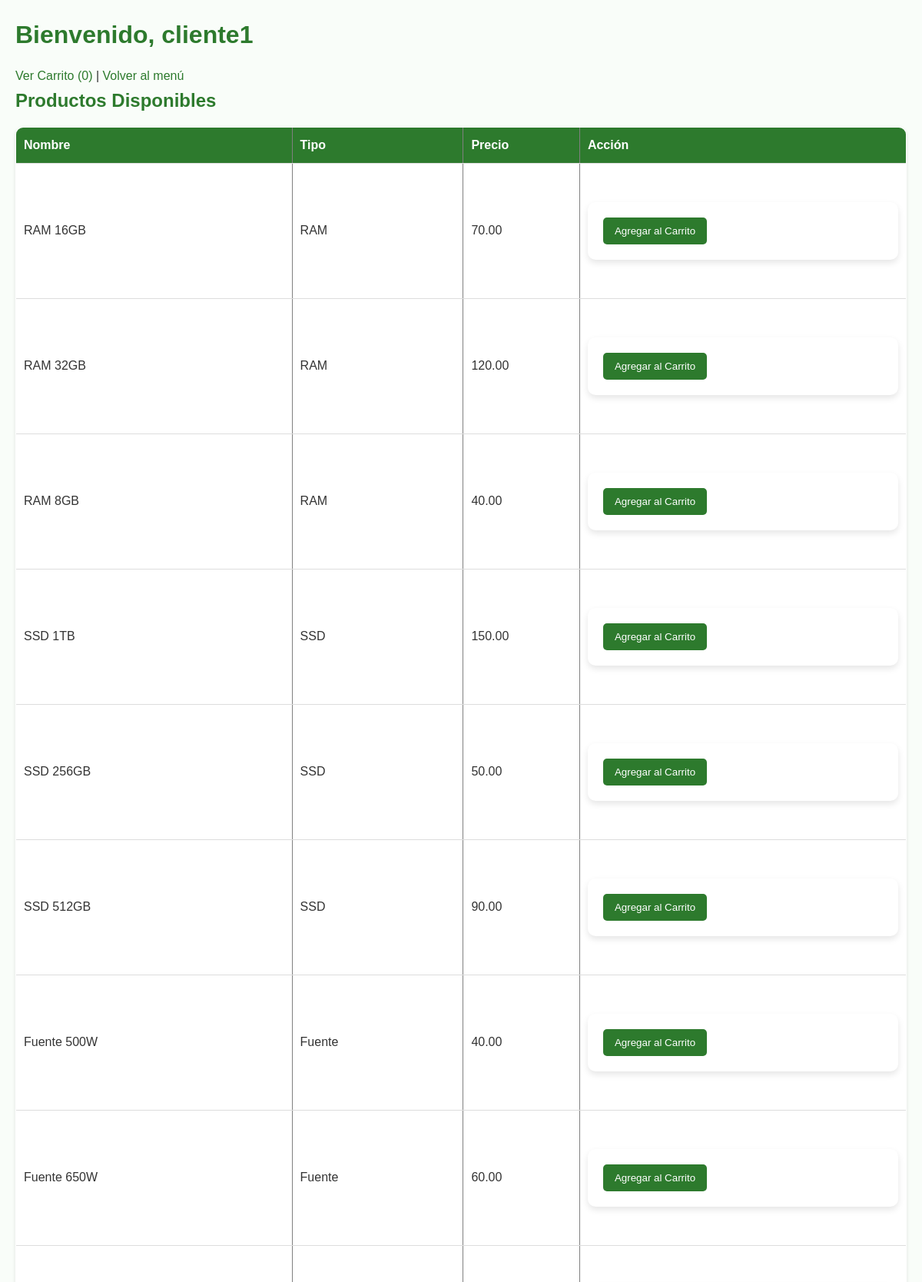
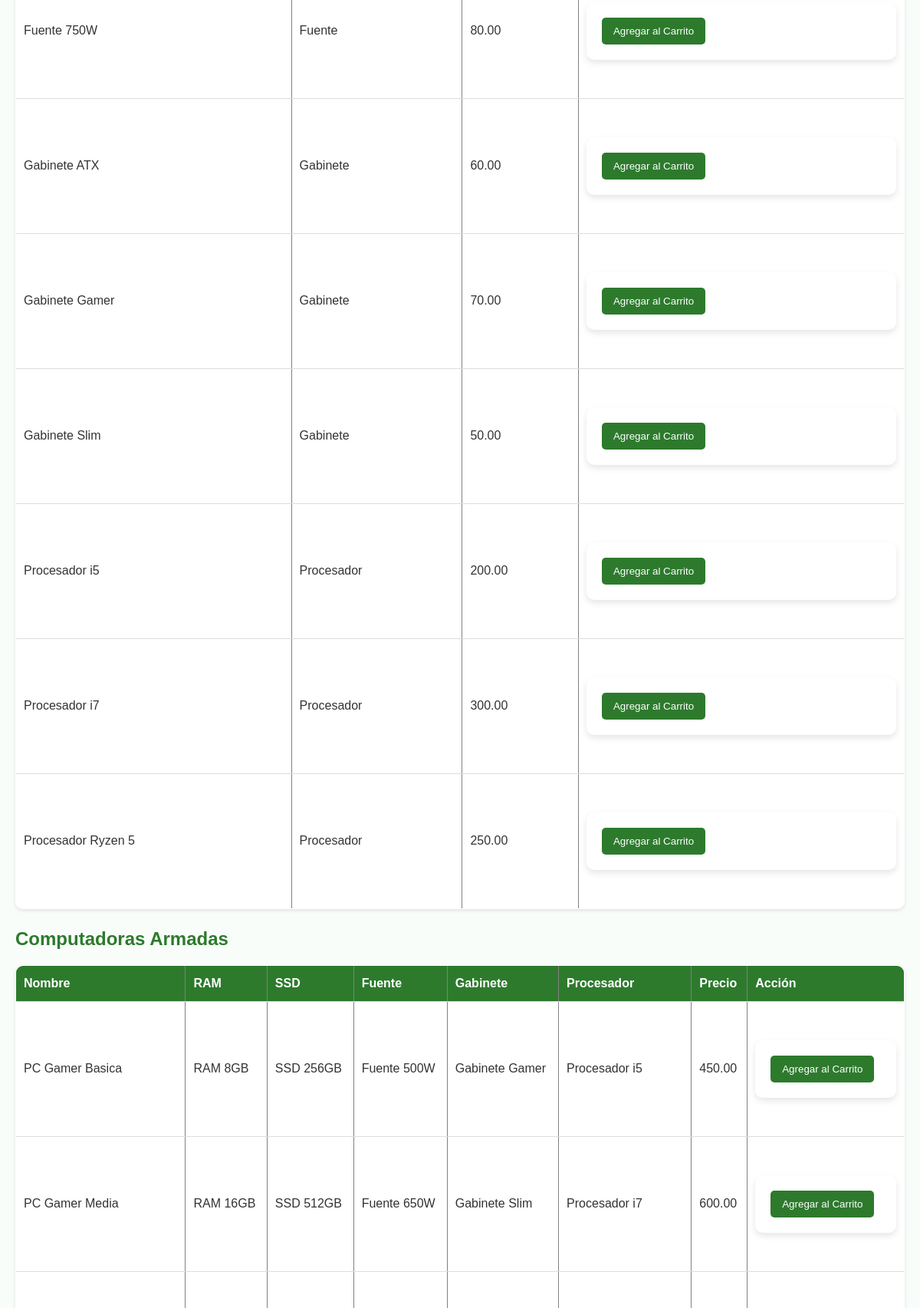
Screenshot of /cliente/tienda.php (signed in, upper part) with the database file from the repository (2 pictures, top to bottom).
### tables this page shows
CREATE TABLE Productos (
    ID INT AUTO_INCREMENT PRIMARY KEY,
    Nombre VARCHAR(100) NOT NULL,
    Tipo ENUM('RAM','SSD','Fuente','Gabinete','Procesador') NOT NULL,
    Descripcion TEXT,
    CantidadDisponible INT NOT NULL,
    Precio DECIMAL(10,2) NOT NULL
);

CREATE TABLE Computadora (
    ID INT AUTO_INCREMENT PRIMARY KEY,
    Nombre VARCHAR(100) NOT NULL,
    ProductoRAM INT NOT NULL,
    ProductoSSD INT NOT NULL,
    ProductoFuente INT NOT NULL,
    ProductoGabinete INT NOT NULL,
    ProductoProcesador INT NOT NULL,
    Precio DECIMAL(10,2) NOT NULL,
    Estado ENUM('En venta','Vendido') DEFAULT 'En venta',
    FOREIGN KEY (ProductoRAM) REFERENCES Productos(ID),
    FOREIGN KEY (ProductoSSD) REFERENCES Productos(ID),
    FOREIGN KEY (ProductoFuente) REFERENCES Productos(ID),
    FOREIGN KEY (ProductoGabinete) REFERENCES Productos(ID),
    FOREIGN KEY (ProductoProcesador) REFERENCES Productos(ID)
);

### cliente/tienda.php (the view, shortened to what this page needs)
<?php
require '../config/db.php';
$productos = $pdo->query("SELECT * FROM Productos ORDER BY Tipo, Nombre")->fetchAll(PDO::FETCH_ASSOC);
$computadoras = $pdo->query("
    SELECT c.ID, c.Nombre, c.Precio,
           r.Nombre AS RAM, s.Nombre AS SSD, f.Nombre AS Fuente, g.Nombre AS Gabinete, p.Nombre AS Procesador
    FROM Computadora c
    JOIN Productos r ON c.ProductoRAM = r.ID
    JOIN Productos s ON c.ProductoSSD = s.ID
    JOIN Productos f ON c.ProductoFuente = f.ID
    JOIN Productos g ON c.ProductoGabinete = g.ID
    JOIN Productos p ON c.ProductoProcesador = p.ID
    ORDER BY c.ID
")->fetchAll(PDO::FETCH_ASSOC);
?>
<!DOCTYPE html>
<html>
<head>
    <link rel="stylesheet" href="../assets/style.css">
</head>
<body>
<h1>Bienvenido, <?= htmlspecialchars($_SESSION['usuario_nombre']) ?></h1>
<a href="carrito.php">Ver Carrito (<?= count($_SESSION['carrito']) ?>)</a> |
<a href="index.php">Volver al menú</a>
<h2>Productos Disponibles</h2>
<table border="1" cellpadding="5" cellspacing="0">
    <tr>
        <th>Nombre</th>
        <th>Tipo</th>
        <th>Precio</th>
        <th>Acción</th>
    </tr>
    <?php foreach($productos as $p): ?>
    <tr>
        <td><?= htmlspecialchars($p['Nombre']) ?></td>
        <td><?= htmlspecialchars($p['Tipo']) ?></td>
        <td><?= number_format($p['Precio'], 2) ?></td>
        <td>
            <form method="post">
                <button type="submit" name="agregar_producto">Agregar al Carrito</button>
            </form>
        </td>
    </tr>
    <?php endforeach; ?>
</table>
<h2>Computadoras Armadas</h2>
<table border="1" cellpadding="5" cellspacing="0">
    <tr>
        <th>Nombre</th>
        <th>RAM</th>
        <th>SSD</th>
        <th>Fuente</th>
        <th>Gabinete</th>
        <th>Procesador</th>
        <th>Precio</th>
        <th>Acción</th>
    </tr>
    <?php foreach($computadoras as $c): ?>
    <tr>
        <td><?= htmlspecialchars($c['Nombre']) ?></td>
        <td><?= htmlspecialchars($c['RAM']) ?></td>
        <td><?= htmlspecialchars($c['SSD']) ?></td>
        <td><?= htmlspecialchars($c['Fuente']) ?></td>
        <td><?= htmlspecialchars($c['Gabinete']) ?></td>
        <td><?= htmlspecialchars($c['Procesador']) ?></td>
        <td><?= number_format($c['Precio'], 2) ?></td>
        <td>
            <form method="post">
                <button type="submit" name="agregar_computadora">Agregar al Carrito</button>
            </form>
        </td>
    </tr>
    <?php endforeach; ?>
</table>
</body>
</html>

### assets/style.css (style rules this page uses)
* { margin: 0; padding: 0; box-sizing: border-box; font-family: Arial, sans-serif; }
body { background-color: #f9fdf9; color: #333; line-height: 1.6; padding: 20px; }
.login-container, form { background-color: #ffffff; padding: 20px; border-radius: 10px; max-width: 450px; margin: 40px auto; box-shadow: 0 4px 8px rgba(0,0,0,0.1); }
h1, h2 { color: #2d7a2d; margin-bottom: 15px; }
table { width: 100%; border-collapse: collapse; margin-bottom: 20px; background-color: #ffffff; border-radius: 10px; overflow: hidden; box-shadow: 0 2px 5px rgba(0,0,0,0.1); }
table th, table td { padding: 10px; text-align: left; border-bottom: 1px solid #ddd; }
table th { background-color: #2d7a2d; color: #fff; }
button { background-color: #2d7a2d; color: #fff; padding: 10px 15px; border: none; border-radius: 5px; cursor: pointer; transition: background 0.3s; }
a { text-decoration: none; color: #2d7a2d; }

### rows the page displays
productos: Nombre "RAM 16GB", Tipo "RAM", Precio "70.00"
productos: Nombre "RAM 32GB", Tipo "RAM", Precio "120.00"
productos: Nombre "RAM 8GB", Tipo "RAM", Precio "40.00"
productos: Nombre "SSD 1TB", Tipo "SSD", Precio "150.00"
productos: Nombre "SSD 256GB", Tipo "SSD", Precio "50.00"
productos: Nombre "SSD 512GB", Tipo "SSD", Precio "90.00"
productos: Nombre "Fuente 500W", Tipo "Fuente", Precio "40.00"
productos: Nombre "Fuente 650W", Tipo "Fuente", Precio "60.00"
productos: Nombre "Fuente 750W", Tipo "Fuente", Precio "80.00"
productos: Nombre "Gabinete ATX", Tipo "Gabinete", Precio "60.00"
productos: Nombre "Gabinete Gamer", Tipo "Gabinete", Precio "70.00"
productos: Nombre "Gabinete Slim", Tipo "Gabinete", Precio "50.00"
productos: Nombre "Procesador i5", Tipo "Procesador", Precio "200.00"
productos: Nombre "Procesador i7", Tipo "Procesador", Precio "300.00"
productos: Nombre "Procesador Ryzen 5", Tipo "Procesador", Precio "250.00"
computadora: Nombre "PC Gamer Basica", ProductoRAM.Nombre "RAM 8GB", ProductoSSD.Nombre "SSD 256GB", ProductoFuente.Nombre "Fuente 500W", ProductoGabinete.Nombre "Gabinete Gamer", ProductoProcesador.Nombre "Procesador i5", Precio "450.00"
computadora: Nombre "PC Gamer Media", ProductoRAM.Nombre "RAM 16GB", ProductoSSD.Nombre "SSD 512GB", ProductoFuente.Nombre "Fuente 650W", ProductoGabinete.Nombre "Gabinete Slim", ProductoProcesador.Nombre "Procesador i7", Precio "600.00"

### other values shown
$_SESSION['usuario_nombre'] "cliente1"
count($_SESSION['carrito']) "0"
